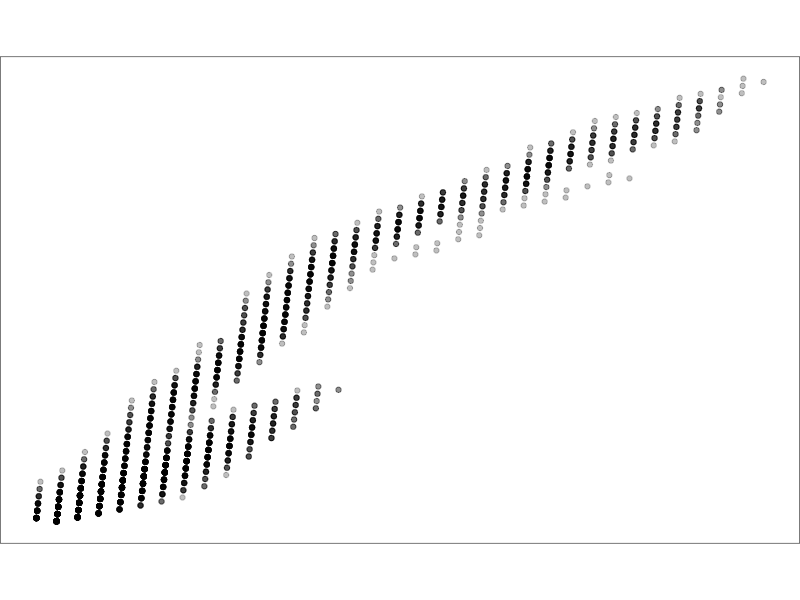

The R script that drew this image:
#!/usr/bin/env Rscript

#--------------------------------------------------------------------
# Script Name:   collatz_conjecture.R
# Description:   Collatz conjecture formula
# Author:        Brandon Monier
# Created:       2019-10-28 at 17:18:44
# Last Modified: 2019-10-30 at 18:06:15
#--------------------------------------------------------------------

#--------------------------------------------------------------------
# Detailed Purpose:
#    The main purpose of this Rscript is to show and visualize the
#    Collatz Conjecture:
#    (https://en.wikipedia.org/wiki/Collatz_conjecture)
#--------------------------------------------------------------------

# === Preamble ======================================================

## Load packages ----
library(ggplot2)
library(magrittr)


## Make functions ----

### Collatz conjecture
collatz <- function(n) {
    if (n %% 2 == 0) {
        n / 2
    } else {
        (3 * n) + 1
    }
}

### Generate Collatz sequence
collatzSequence <- function(n) {
    c_vect <- n

    while (n != 1) {
        n <- collatz(n)
        c_vect <- c(c_vect, n)
    }
    return(c_vect)
}

### Coordinate rotation function
rotater <- function(px, py, cx = 0, cy = 0, angle) {

    angle <- angle * pi / 180

    s <- sin(angle)
    c <- cos(angle)

    x_rot <- c * (px - cx) - s * (py - cy) + cx
    y_rot <- s * (px - cx) - c * (py - cy) + cy

    return(cbind(x = x_rot, y = y_rot))
}



# === Unit tests ====================================================

## Parameters ----
n     <- 100
theta <- -100


## Iterate ----
tmp_coll <- vector(mode = "list", length = n)
for (j in seq_len(n)) {
    samp  <- collatzSequence(j)
    tmp_ls <- list(x = 0, y = 0)
    for (i in seq_along(samp)) {
        if (samp[i] %% 2 == 0) {
            theta2 <- theta
        } else {
            theta2 <- -theta
        }

        last_x <- tail(x = tmp_ls$x, n = 1)
        last_y <- tail(x = tmp_ls$y, n = 1)

        tmp_rot <- rotater(
            px = last_x,
            py = last_y + 60,
            cx = last_x + 1,
            cy = last_y,
            angle = theta2
        )

        tmp_ls$x[i + 1] <- tmp_rot[1]
        tmp_ls$y[i + 1] <- tmp_rot[2]
    }
    tmp_ls <- do.call("rbind", tmp_ls) %>%
        t() %>%
        tibble::as_tibble()
    tmp_coll[[j]] <- tmp_ls
}
tmp_coll <- do.call("rbind", tmp_coll)


## Visualize ----
tmp <- tmp_coll %>%
    ggplot() +
    aes(x, y) +
    geom_point(color = "black", alpha = 0.25) +
    coord_equal() +
    theme_void() +
    theme(panel.background = element_rect(fill = "white"))


## Write to disk ----
ggsave(
    plot = last_plot(),
    filename = paste0("collatz_test_", Sys.Date(), ".png"),
    device = "png",
    width = 10,
    height = 10,
    units = "in",
    dpi = 500
)

